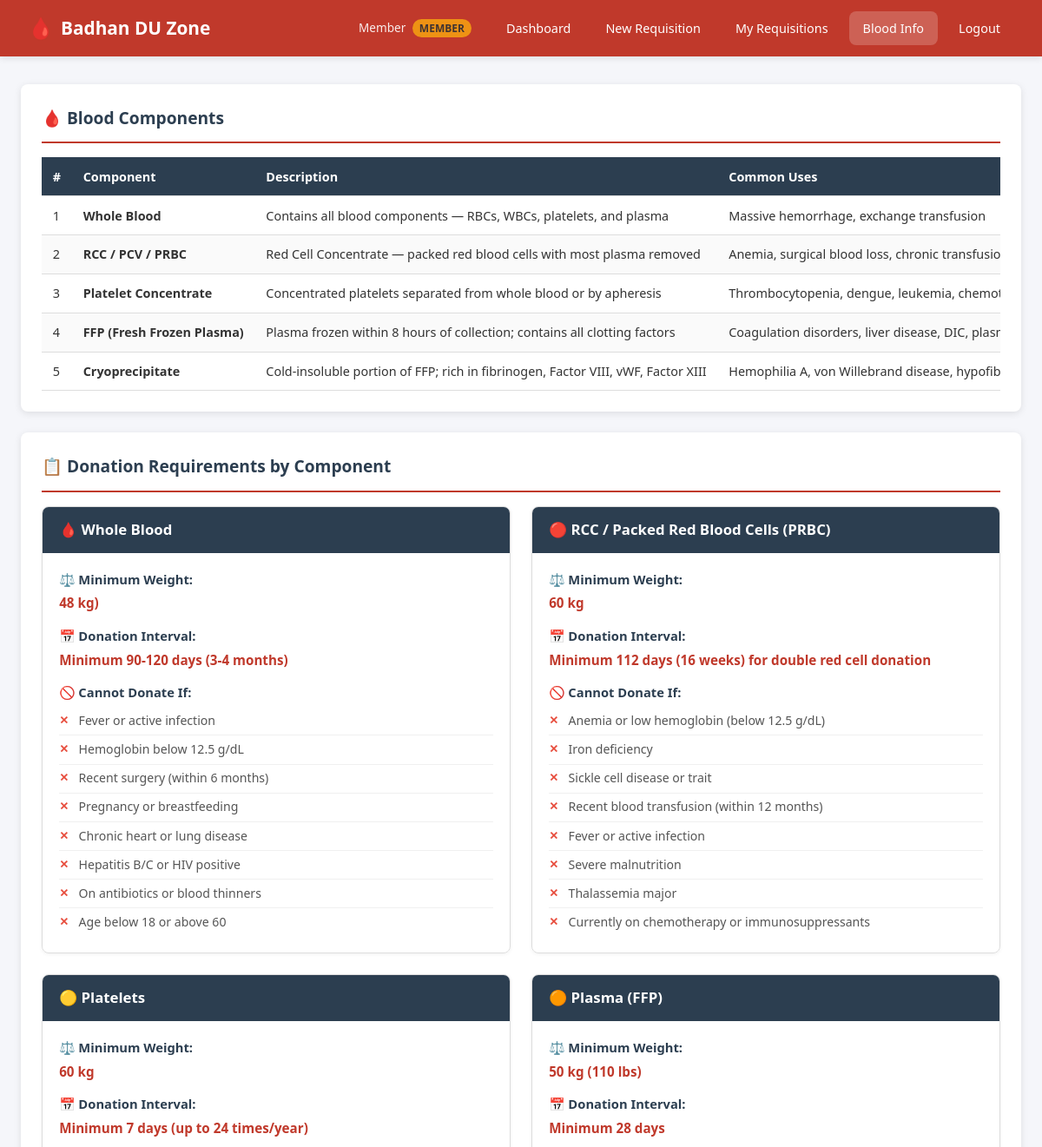
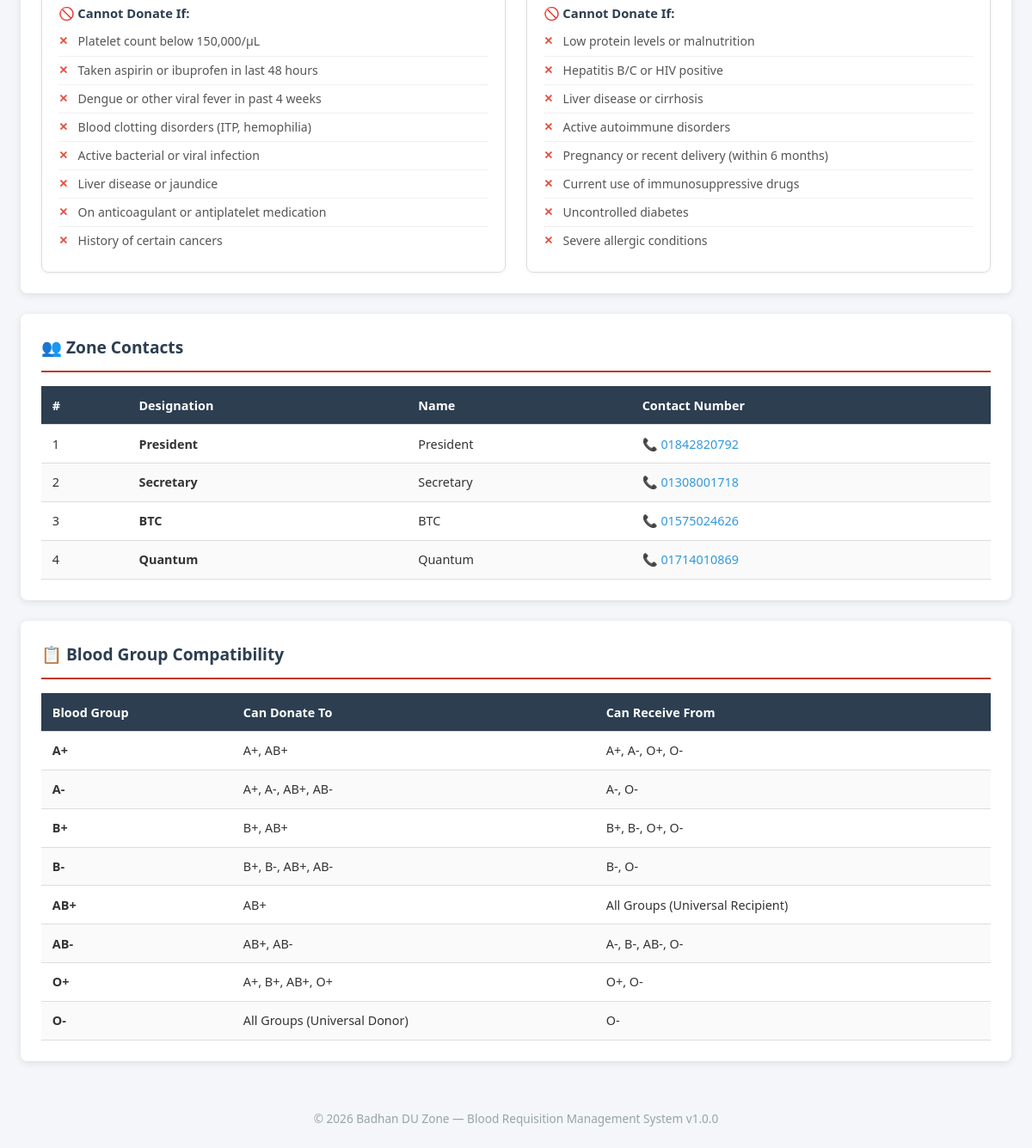
/blood_info.php (signed in), run on the app's committed database (2 pictures, top to bottom).
### tables this page shows
CREATE TABLE IF NOT EXISTS `zone_contacts` (
    `id` INT AUTO_INCREMENT PRIMARY KEY,
    `role` VARCHAR(100) NOT NULL,
    `name` VARCHAR(150) NOT NULL,
    `contact` VARCHAR(20) NOT NULL
);

### includes/auth.php (called while the page is built, shortened)
<?php
function isLoggedIn(): bool
{
    return isset($_SESSION['user_id']);
}
function getUserRole(): string
{
    return $_SESSION['role'] ?? '';
}
function getUserName(): string
{
    return $_SESSION['name'] ?? '';
}
function isAdmin(): bool
{
    return getUserRole() === 'admin';
}

### includes/functions.php (called while the page is built, shortened)
<?php
function getZoneCommittee(): array
{
    $pdo = getDBConnection();
    return $pdo->query("SELECT * FROM zone_contacts ORDER BY id")->fetchAll();
}

### blood_info.php (the view, shortened to what this page needs)
<?php
require_once __DIR__ . '/includes/header.php';
require_once __DIR__ . '/includes/functions.php';
$committee = getZoneCommittee();
?>
<div class="container">
    <div class="card">
        <div class="card-header">🩸 Blood Components</div>
        <div class="table-responsive">
            <table>
                <thead>
                    <tr>
                        <th>#</th>
                        <th>Component</th>
                        <th>Description</th>
                        <th>Common Uses</th>
                    </tr>
                </thead>
                <tbody>
                    <tr>
                        <td>1</td>
                        <td><strong>Whole Blood</strong></td>
                        <td>Contains all blood components — RBCs, WBCs, platelets, and plasma</td>
                        <td>Massive hemorrhage, exchange transfusion</td>
                    </tr>
                    <tr>
                        <td>2</td>
                        <td><strong>RCC / PCV / PRBC</strong></td>
                        <td>Red Cell Concentrate — packed red blood cells with most plasma removed</td>
                        <td>Anemia, surgical blood loss, chronic transfusion</td>
                    </tr>
                    <tr>
                        <td>3</td>
                        <td><strong>Platelet Concentrate</strong></td>
                        <td>Concentrated platelets separated from whole blood or by apheresis</td>
                        <td>Thrombocytopenia, dengue, leukemia, chemotherapy</td>
                    </tr>
                    <tr>
                        <td>4</td>
                        <td><strong>FFP (Fresh Frozen Plasma)</strong></td>
                        <td>Plasma frozen within 8 hours of collection; contains all clotting factors</td>
                        <td>Coagulation disorders, liver disease, DIC, plasma exchange</td>
                    </tr>
                    <tr>
                        <td>5</td>
                        <td><strong>Cryoprecipitate</strong></td>
                        <td>Cold-insoluble portion of FFP; rich in fibrinogen, Factor VIII, vWF, Factor XIII</td>
                        <td>Hemophilia A, von Willebrand disease, hypofibrinogenemia</td>
                    </tr>
                </tbody>
            </table>
        </div>
    </div>
    <div class="card">
        <div class="card-header">📋 Donation Requirements by Component</div>
        <div class="donation-info-grid">
            <div class="donation-info-card">
                <div class="donation-info-header">🩸 Whole Blood</div>
                <div class="donation-info-body">
                    <div class="info-item">
                        <span class="info-label">⚖️ Minimum Weight:</span>
                        <span class="info-value">48 kg)</span>
                    </div>
                    <div class="info-item">
                        <span class="info-label">📅 Donation Interval:</span>
                        <span class="info-value">Minimum 90-120 days (3-4 months)</span>
                    </div>
                    <div class="info-item">
                        <span class="info-label">🚫 Cannot Donate If:</span>
                        <ul class="cannot-donate-list">
                            <li>Fever or active infection</li>
                            <li>Hemoglobin below 12.5 g/dL</li>
                            <li>Recent surgery (within 6 months)</li>
                            <li>Pregnancy or breastfeeding</li>
                            <li>Chronic heart or lung disease</li>
                            <li>Hepatitis B/C or HIV positive</li>
                            <li>On antibiotics or blood thinners</li>
                            <li>Age below 18 or above 60</li>
                        </ul>
                    </div>
                </div>
            </div>
            <div class="donation-info-card">
                <div class="donation-info-header">🔴 RCC / Packed Red Blood Cells (PRBC)</div>
                <div class="donation-info-body">
                    <div class="info-item">
                        <span class="info-label">⚖️ Minimum Weight:</span>
                        <span class="info-value">60 kg</span>
                    </div>
                    <div class="info-item">
                        <span class="info-label">📅 Donation Interval:</span>
                        <span class="info-value">Minimum 112 days (16 weeks) for double red cell donation</span>
                    </div>
                    <div class="info-item">
                        <span class="info-label">🚫 Cannot Donate If:</span>
                        <ul class="cannot-donate-list">
                            <li>Anemia or low hemoglobin (below 12.5 g/dL)</li>
                            <li>Iron deficiency</li>
                            <li>Sickle cell disease or trait</li>
                            <li>Recent blood transfusion (within 12 months)</li>
                            <li>Fever or active infection</li>
                            <li>Severe malnutrition</li>
                            <li>Thalassemia major</li>
                            <li>Currently on chemotherapy or immunosuppressants</li>
                        </ul>
                    </div>
                </div>
            </div>
            <div class="donation-info-card">
                <div class="donation-info-header">🟡 Platelets</div>
                <div class="donation-info-body">
                    <div class="info-item">
                        <span class="info-label">⚖️ Minimum Weight:</span>
                        <span class="info-value">60 kg</span>
                    </div>
                    <div class="info-item">
                        <span class="info-label">📅 Donation Interval:</span>
                        <span class="info-value">Minimum 7 days (up to 24 times/year)</span>
                    </div>
                    <div class="info-item">
                        <span class="info-label">🚫 Cannot Donate If:</span>
                        <ul class="cannot-donate-list">
                            <li>Platelet count below 150,000/μL</li>
                            <li>Taken aspirin or ibuprofen in last 48 hours</li>
                            <li>Dengue or other viral fever in past 4 weeks</li>
                            <li>Blood clotting disorders (ITP, hemophilia)</li>
                            <li>Active bacterial or viral infection</li>
                            <li>Liver disease or jaundice</li>
                            <li>On anticoagulant or antiplatelet medication</li>
                            <li>History of certain cancers</li>
                        </ul>
                    </div>
                </div>
            </div>
            <div class="donation-info-card">
                <div class="donation-info-header">🟠 Plasma (FFP)</div>
                <div class="donation-info-body">
                    <div class="info-item">
                        <span class="info-label">⚖️ Minimum Weight:</span>
                        <span class="info-value">50 kg (110 lbs)</span>
                    </div>
                    <div class="info-item">
                        <span class="info-label">📅 Donation Interval:</span>
                        <span class="info-value">Minimum 28 days</span>
                    </div>
                    <div class="info-item">
                        <span class="info-label">🚫 Cannot Donate If:</span>
                        <ul class="cannot-donate-list">
                            <li>Low protein levels or malnutrition</li>
                            <li>Hepatitis B/C or HIV positive</li>
                            <li>Liver disease or cirrhosis</li>
                            <li>Active autoimmune disorders</li>
                            <li>Pregnancy or recent delivery (within 6 months)</li>
                            <li>Current use of immunosuppressive drugs</li>
                            <li>Uncontrolled diabetes</li>
                            <li>Severe allergic conditions</li>
                        </ul>
                    </div>
                </div>
            </div>
        </div>
    </div>
    <div class="card">
        <div class="card-header">👥 Zone Contacts</div>
        <?php if (empty($committee)): ?>
            <div class="flash info">No data available.</div>
        <?php else: ?>
        <div class="table-responsive">
            <table>
                <thead>
                    <tr>
                        <th>#</th>
                        <th>Designation</th>
                        <th>Name</th>
                        <th>Contact Number</th>
                    </tr>
                </thead>
                <tbody>
                    <?php foreach ($committee as $i => $c): ?>
                    <tr>
                        <td><?= $i + 1 ?></td>
                        <td><strong><?= htmlspecialchars($c['role']) ?></strong></td>
                        <td><?= htmlspecialchars($c['name']) ?></td>
                        <td>
                            <a href="tel:<?= htmlspecialchars($c['contact']) ?>" style="color: var(--info); text-decoration: none;">
                                📞 <?= htmlspecialchars($c['contact']) ?>
                            </a>
                        </td>
                    </tr>
                    <?php endforeach; ?>
                </tbody>
            </table>
        </div>
        <?php endif; ?>
    </div>
    <div class="card">
        <div class="card-header">📋 Blood Group Compatibility</div>
        <div class="table-responsive">
            <table>
                <thead>
                    <tr>
                        <th>Blood Group</th>
                        <th>Can Donate To</th>
                        <th>Can Receive From</th>
                    </tr>
                </thead>
                <tbody>
                    <tr><td><strong>A+</strong></td><td>A+, AB+</td><td>A+, A-, O+, O-</td></tr>
                    <tr><td><strong>A-</strong></td><td>A+, A-, AB+, AB-</td><td>A-, O-</td></tr>
                    <tr><td><strong>B+</strong></td><td>B+, AB+</td><td>B+, B-, O+, O-</td></tr>
                    <tr><td><strong>B-</strong></td><td>B+, B-, AB+, AB-</td><td>B-, O-</td></tr>
                    <tr><td><strong>AB+</strong></td><td>AB+</td><td>All Groups (Universal Recipient)</td></tr>
                    <tr><td><strong>AB-</strong></td><td>AB+, AB-</td><td>A-, B-, AB-, O-</td></tr>
                    <tr><td><strong>O+</strong></td><td>A+, B+, AB+, O+</td><td>O+, O-</td></tr>
                    <tr><td><strong>O-</strong></td><td>All Groups (Universal Donor)</td><td>O-</td></tr>
                </tbody>
            </table>
        </div>
    </div>
</div>
<?php require_once __DIR__ . '/includes/footer.php'; ?>

### includes/header.php (shortened to what this page needs)
<?php
require_once __DIR__ . '/auth.php';
$currentPage = basename($_SERVER['PHP_SELF'], '.php');
?>
<!DOCTYPE html>
<html lang="en">
<head>
    <link rel="stylesheet" href="<?= BASE_URL ?>assets/css/style.css">
</head>
<body>
<?php if (isLoggedIn()): ?>
<header class="navbar">
    <a href="<?= BASE_URL ?>dashboard.php" class="brand">
        <span>🩸</span> Badhan DU Zone
    </a>
    <nav class="nav-links">
        <span class="user-info">
            <?= htmlspecialchars(getUserName()) ?>
            <span class="badge"><?= htmlspecialchars(getUserRole()) ?></span>
        </span>
        <a href="<?= BASE_URL ?>dashboard.php" class="<?= $currentPage === 'dashboard' ? 'active' : '' ?>">Dashboard</a>
        <a href="<?= BASE_URL ?>requisition_form.php" class="<?= $currentPage === 'requisition_form' ? 'active' : '' ?>">New Requisition</a>
        <a href="<?= BASE_URL ?>requisition_list.php" class="<?= $currentPage === 'requisition_list' ? 'active' : '' ?>">
            <?= isAdmin() ? 'All Requisitions' : 'My Requisitions' ?>
        </a>
        <a href="<?= BASE_URL ?>blood_info.php" class="<?= $currentPage === 'blood_info' ? 'active' : '' ?>">Blood Info</a>
        <a href="<?= BASE_URL ?>logout.php">Logout</a>
    </nav>
</header>
<?php endif; ?>

### includes/footer.php (shortened to what this page needs)
<footer class="footer">
    &copy; <?= date('Y') ?> Badhan DU Zone &mdash; Blood Requisition Management System v<?= APP_VERSION ?>
</footer>
</body>
</html>

### assets/css/style.css (style rules this page uses)
:root { --primary: #c0392b; --primary-dark: #96281b; --primary-light: #e74c3c; --secondary: #2c3e50; --success: #27ae60; --warning: #f39c12; --danger: #e74c3c; --info: #3498db; --light: #ecf0f1; --dark: #2c3e50; --white: #ffffff; --gray: #95a5a6; --border: #ddd; --shadow: 0 2px 8px rgba(0,0,0,0.1); --radius: 8px; }
* { margin: 0; padding: 0; box-sizing: border-box; }
body { font-family: 'Segoe UI', Tahoma, Geneva, Verdana, sans-serif; background: #f5f6fa; color: #333; line-height: 1.6; }
.navbar { background: var(--primary); color: var(--white); padding: 0.8rem 2rem; display: flex; justify-content: space-between; align-items: center; box-shadow: var(--shadow); position: sticky; top: 0; z-index: 1000; }
.navbar .brand { font-size: 1.3rem; font-weight: 700; text-decoration: none; color: var(--white); display: flex; align-items: center; gap: 8px; }
.navbar .brand span { font-size: 1.5rem; }
.navbar nav { display: flex; align-items: center; gap: 0.5rem; }
.navbar nav a { color: var(--white); text-decoration: none; padding: 0.5rem 1rem; border-radius: var(--radius); font-size: 0.9rem; transition: background 0.2s; }
.navbar nav a:hover, .navbar nav a.active { background: rgba(255,255,255,0.2); }
.navbar .user-info { font-size: 0.85rem; opacity: 0.9; margin-right: 1rem; }
.navbar .badge { background: var(--warning); color: #333; padding: 2px 8px; border-radius: 12px; font-size: 0.75rem; font-weight: 600; text-transform: uppercase; margin-left: 4px; }
.container { max-width: 1200px; margin: 2rem auto; padding: 0 1.5rem; }
.card { background: var(--white); border-radius: var(--radius); box-shadow: var(--shadow); padding: 1.5rem; margin-bottom: 1.5rem; }
.card-header { font-size: 1.2rem; font-weight: 600; color: var(--secondary); padding-bottom: 0.75rem; margin-bottom: 1rem; border-bottom: 2px solid var(--primary); }
.table-responsive { overflow-x: auto; -webkit-overflow-scrolling: touch; }
table { width: 100%; border-collapse: collapse; font-size: 0.9rem; }
table thead { background: var(--secondary); color: var(--white); }
table th, table td { padding: 0.65rem 0.8rem; text-align: left; border-bottom: 1px solid var(--border); white-space: nowrap; }
table tbody tr:nth-child(even) { background: #fafafa; }
.footer { text-align: center; padding: 1.5rem; color: var(--gray); font-size: 0.85rem; margin-top: 2rem; }
.donation-info-grid { display: grid; grid-template-columns: 1fr 1fr; gap: 1.5rem; }
.donation-info-card { border: 1px solid var(--border); border-radius: var(--radius); overflow: hidden; box-shadow: 0 1px 4px rgba(0,0,0,0.06); transition: box-shadow 0.2s; }
.donation-info-header { background: var(--secondary); color: var(--white); padding: 0.8rem 1.2rem; font-size: 1.05rem; font-weight: 700; }
.donation-info-body { padding: 1.2rem; }
.info-item { margin-bottom: 0.8rem; }
.info-item:last-child { margin-bottom: 0; }
.info-label { font-weight: 700; color: var(--secondary); display: block; margin-bottom: 0.2rem; font-size: 0.92rem; }
.info-value { color: var(--primary); font-weight: 600; font-size: 0.95rem; }
.cannot-donate-list { list-style: none; padding: 0; margin: 0.3rem 0 0 0; }
.cannot-donate-list li { padding: 0.3rem 0 0.3rem 1.4rem; position: relative; font-size: 0.88rem; color: #555; border-bottom: 1px solid #f0f0f0; }
.cannot-donate-list li:last-child { border-bottom: none; }
.cannot-donate-list li::before { content: "✕"; position: absolute; left: 0; color: var(--danger); font-weight: 700; font-size: 0.8rem; }

### data on the page
zone_contacts: role "President", name "President", contact "01842820792"
zone_contacts: role "Secretary", name "Secretary", contact "01308001718"
zone_contacts: role "BTC", name "BTC", contact "01575024626"
zone_contacts: role "Quantum", name "Quantum", contact "01714010869"

### other printed values
getUserName() "Member"
getUserRole() "MEMBER"
APP_VERSION "1.0.0"
